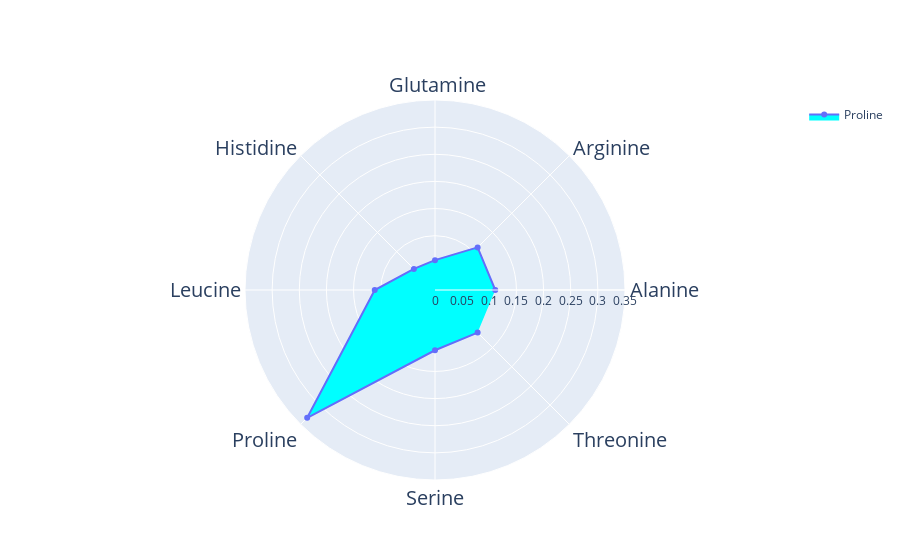

This figure's notebook cell:
### Code cell
import plotly.graph_objects as go

categories = ['Alanine', 'Arginine',' Glutamine', 'Histidine', 'Leucine', 'Proline', 'Serine', 'Threonine']

fig = go.Figure()

fig.add_trace(go.Scatterpolar(
      r=[0.111,0.111,0.055,0.055,0.111,0.333,0.111,0.111],
      theta=categories,
      fill='toself',
      fillcolor="cyan",
      name='Proline'
))

fig.update_layout(
  polar=dict(radialaxis=dict(visible=True,range=[0,0.35]),
             angularaxis=dict(tickfont = dict(size = 20))),
    showlegend=True)
fig.write_image(file='/home/satyam/Documents/Projects/Mutation_Prediction_ML/Delta/Figures/Mutated_amino_acid/Proline_mut.svg', format='svg')
fig.show()

### Figure 1 — Plotly figure (JSON) as saved in the notebook; plotly's stock layout.template omitted (floating-point values rounded to 4 significant figures)
{"data": [{"fill": "toself", "fillcolor": "cyan", "name": "Proline", "r": [0.111, 0.111, 0.055, 0.055, 0.111, 0.333, 0.111, 0.111], "theta": ["Alanine", "Arginine", " Glutamine", "Histidine", "Leucine", "Proline", "Serine", "Threonine"], "type": "scatterpolar"}], "layout": {"polar": {"angularaxis": {"tickfont": {"size": 20}}, "radialaxis": {"range": [0, 0.35], "visible": true}}, "showlegend": true}}
